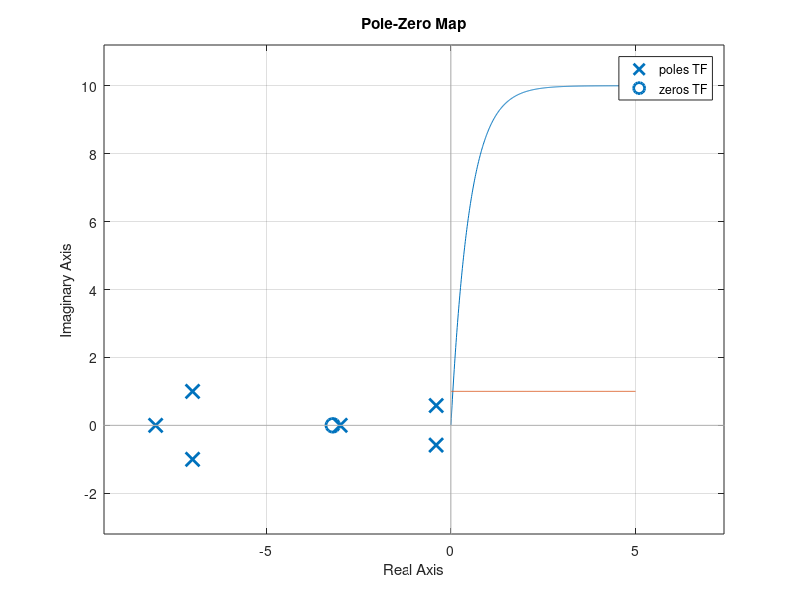

Recreate this plot in MATLAB. (Note: this script raises an error after producing the figure.)



clc
close all
clear


load('DonneesIdentifSyst1erOrdre_1.mat')
 figure()
 plot(t,y),grid
 title('système ordre 1')
 xlabel('t')
 ylabel('y(t)')
 hold on
 
 plot(t,u)
 
 %%%Question 1
 Xe1 = u; %Poser l'équation d'entré 1
 %Xe2 = diff(Xe1)./diff(t);%%%Poser l'équation d'entré 2
 %%%2 entrées car système d'ordre 1
 
 Xs1 = diff(y)./diff(t);
 %Xs2 = diff(Xs1)./diff(t(1:end-1));
 
X=[Xe1(1:end-2) Xs1(1:end-1)];
Y=y(1:end-2);
%transposer X'
P=X'*Y;
R=X'*X;
Ri=pinv(R);
A=Ri*P;
%Y=uk-yT


%%
clc
clear
close all

%q2

TF1=tf([2 6.4],[1 8]);
TF2=tf([25],[1 14.8 61.7 47 25]);
TF3=tf(3,[1 3]);
TF=TF1*TF2*TF3
%representer les poles avant reduction et les zeros avant reduction
pzmap(TF)
%6pôles 1zero

%trouver les pôles dominant (les pôle qui affect le plus la fonction)
[R,P,K]=residue(TF.numerator{1},TF.denominator{1});

%trouver le poid des pôles
Cdom=abs(R)./abs(real(P));
 
%le poid pole avec la plus grande valeur=plus proche de l'axe imaginaire
%on veut toujours deux pole... systeme d'ordre 2

%reduction du systeme
[num,den]=residue(R(5:6),P(5:6),K);
 
TFR=tf(num,den)
pzmap(TFR)
%faire une entré impulsion
t=[0:0.1:50];
u=ones(size(t));
y=lsim(TF,u,t);
yr=lsim(TFR,u,t)
plot(t,y,'b')
hold on
plot(t,yr,'r'),grid
hold off
%faire le gain
%go=gain original gr =gain redui
go=dcgain(TF);
gr=dcgain(TFR);
numrc=num*go/gr;
TFF=tf(numrc,den)
t=[0:0.1:50];
u=ones(size(t));
y=lsim(TF,u,t);
yr=lsim(TFR,u,t);
yf=lsim(TFF,u,t);
plot(t,y,'b')
hold on
plot(t,yr,'r'),grid
plot(t,yf,'g')
%%
%q3
%metre une'
%trouver sa reponse a l'entré
t=[0:0.01:25]';
u=zeros(size(t));
u((t>=0)&(t<2))=2;
u((t>=2))=0.5;
%fonction de transfere
TF=tf([1 2],[1 1 0.25]);
%representer en modele d'état
[A,B,C,D]=tf2ss(TF.numerator{1},TF.denominator{1})
figure()
lsim(A,B,C,D,u,t)
%or
figure()
lsim(TF,u,t)
%%
%q4
TF=tf([1 3 4],[1 4 6 44 80]);
pzmap(TF)
%impulse
figure()
impulse(TF)
%%
%q5 ss to ff
%parti a
A=[-2 -2.5 -0.5;
   1 0 0;
   0 1 0];
B=[1;0;0];
C=[0 1.5 1];
D=[0];
%creer le systeme ss
ME=ss(A,B,C,D);
figure()
impulse(ME)
%parti b
x0=[1 0 2]';
t=[0:0.01:25]';
u=zeros(size(t));
u((t>=0)&(t<2))=2;
u((t>=2))=0.5;
figure
lsim(ME,u,t)
hold on
lsim(ME,u,t,x0)
%parti C
[num,den]=ss2tf(A,B,C,D);
TF=tf(num,den)
hold off

[R,P,K]=residue(TF.numerator{1},TF.denominator{1})
pzmap(TF)